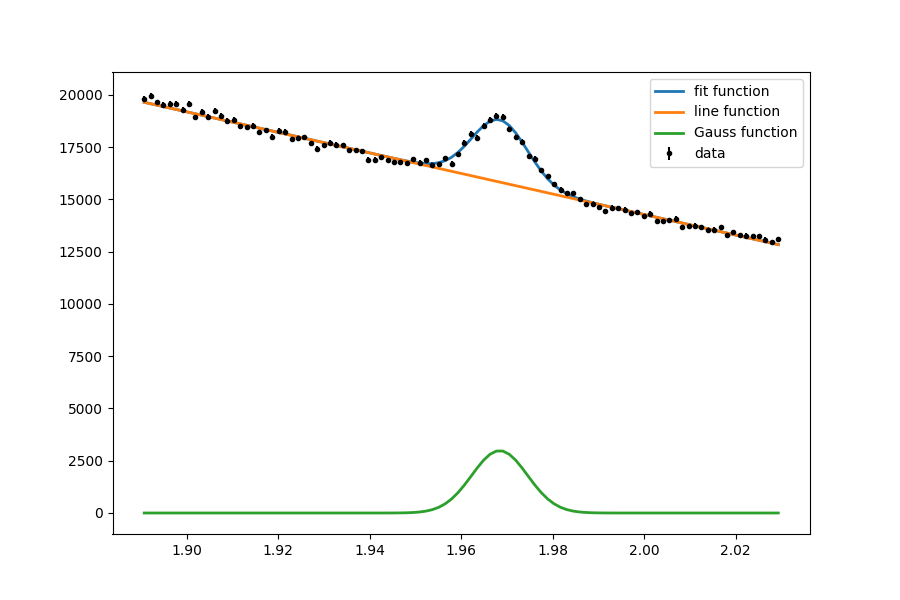

Reproduce this figure in Python.
import matplotlib.pyplot as plt
import numpy as np
import copy


def readFile2List(str):
    '''Read data from sample file'''
    file = open(str, 'r+')
    line = file.readline()
    ListX = []
    ListY = []
    ListSigmaY = []
    Nevt = 0
    while line:
        a = line.split()
        if(Nevt % 1 == 0):
            ListX.append(float(a[1]))
            ListY.append(float(a[2]))
            ListSigmaY.append(float(a[3]))
        line = file.readline()
        Nevt = Nevt+1
        # if Nevt == 10:
        #     break

    file.close()
    return Nevt, ListX, ListY, ListSigmaY


def GaussFunction(x, mean, sigma):
    y = (1/(np.sqrt(2*np.pi)*sigma)) * \
        np.exp(-((x-mean)*(x-mean))/(2*(sigma)*(sigma)))
    return y


def Polynomial(x, a=0, b=0, c=0, d=0, e=0, f=0, g=0):
    y = a+b*x+c*x*x+d*x*x*x+e*x*x*x*x+f*x*x*x*x*x+g*x*x*x*x*x*x
    return y


def LinePassPoint(x, a=0, x0=1.96, y0=7.14):
    y = a*(x-x0)+y0
    return y


def PDF(x, Alpha_A):
    PDF_A = 0.0014*((Alpha_A[0] * GaussFunction(x, Alpha_A[2], Alpha_A[3])) + (Alpha_A[1] * LinePassPoint(
        x, Alpha_A[4])))
    return PDF_A


def Amatrix(x, Alpha_A):
    #print('---------------------------Calculate A----------------------------')
    NP = Alpha_A.shape[0]
    NX = x.shape[0]
    AA = np.zeros(shape=(NP, NX))
    h = 1e-6
    for i in range(NP):
        d_alphap = copy.deepcopy(Alpha_A)
        d_alpham = copy.deepcopy(Alpha_A)
        d_alphap[i] = d_alphap[i] + h
        d_alpham[i] = d_alpham[i] - h
        dF = (PDF(x, d_alphap)-PDF(x, d_alpham))/(2*h)
        AA[i] = dF.T
    return copy.deepcopy(AA.T)


if __name__ == '__main__':

    datafile = '/mnt/f/ALG_Learning/HIST_LSF/sample/dataSample.dat'
    Nevt, dataX, dataY, SigmaY = readFile2List(datafile)
    dataX = np.array(dataX).reshape(-1, 1)
    dataY = np.array(dataY).reshape(-1, 1)
    # SigmaY = np.array(SigmaY).reshape(-1, 1)
    # print(dataX)
    # print(dataX.shape[0])

    # '''Print the dataSimple to test'''
    # for idx in range(Nevt):
    #    print(idx, dataX[idx], dataY[idx], SigmaY[idx])

    # '''Plot the GaussFunction to test'''
    # x = np.linspace(1.89, 2.03, 100)
    # y = (GaussFunction(x, 1.97, 0.01))
    # result = sum(y*(2.03-1.89)/100)
    # print(result)
    # plt.plot(x, y)
    # plt.show()

    # '''Plot the Polynomial to test'''
    # x = np.linspace(1.89, 2.03, 100)
    # y = (Polynomial(x, 1))

    '''Fit Start'''
    Nevent = 1656709.0
    '''Nsig,Nbkg,meanGauss,sigmaGauss,a,b,c,d,e,f,g (11parameters)'''
    alpha = (
        np.array([[0.2*Nevent, 0.8*Nevent, 1.97, 0.01, 1]])).reshape(-1, 1)

    '''Vy'''
    vy = np.diag(SigmaY)
    Vy = np.dot(vy, vy)
    Vy_I = np.linalg.inv(Vy)

    '''chi2'''
    chi2_A = 0.

    for D in range(100):
        Alpha_A = copy.deepcopy(alpha)
        '''F(alpha)=F(alpha_A)+ A*eta'''
        F_A = PDF(dataX, Alpha_A)
        # plt.plot(dataX.T[0], F_A.T[0], label='fit function')
        # plt.show()
        # print(D)
        A = Amatrix(dataX, Alpha_A)

        '''dy'''
        dy = dataY-F_A

        '''VA'''
        # print('det(VA_I):', np.linalg.det(np.dot(np.dot(A.T, Vy_I), A)))
        VA_I = np.dot(np.dot(A.T, Vy_I), A)
        # print('VA_I', VA_I)
        VA = np.linalg.inv(VA_I)
        # print('VA:', VA.shape)

        '''eta = alpha - alpha_A'''
        eta = np.dot(np.dot(np.dot(VA, A.T), Vy_I), dy)
        alpha = eta+Alpha_A
        # print(alpha.T)

        '''chi2'''
        chi2 = np.dot(np.dot((dy-np.dot(A, eta)).T, Vy_I),
                      (dy-np.dot(A, eta)))
        if(np.abs(chi2-chi2_A) < 0.00001):
            print('\n----------------------------------------------------')
            print("D: ", D, "chi2: ", float(chi2))
            print('-----')
            print('Alpha: ')
            print("    Nsig      Nbkg       mean       sigma         k")
            print(format(alpha.T[0][0], '.4e'), format(alpha.T[0][1], '.4e'), format(
                alpha.T[0][2], '.4e'), format(alpha.T[0][3], '.4e'), format(alpha.T[0][4], '.4e'))
            print('-----')
            print('VA: ')
            for i in range(VA.shape[0]):
                for j in range(VA.shape[1]):
                    print(format(VA[i][j], '.4e'), end='  ')
                print('')

            break
        print('\n----------------------------------------------------')
        print("D: ", D, "chi2: ", float(chi2))
        print('-----')
        print("    Nsig      Nbkg       mean       sigma         k")
        print(format(alpha.T[0][0], '.4e'), format(alpha.T[0][1], '.4e'), format(
            alpha.T[0][2], '.4e'), format(alpha.T[0][3], '.4e'), format(alpha.T[0][4], '.4e'))

        chi2_A = chi2+0.
        if(chi2 < 100):
            break

    NewF = PDF(dataX, alpha)

    fig, ax = plt.subplots(1, 1, figsize=(9, 6))
    ax.errorbar(dataX.T[0], dataY.T[0], yerr=SigmaY, fmt='.k', label='data')
    ax.plot(dataX.T[0], NewF.T[0], linewidth=2, label='fit function')
    yline = 0.0014*alpha[1]*LinePassPoint(dataX.T[0], alpha[4])
    ax.plot(dataX.T[0], yline, linewidth=2, label='line function')
    ygauss = 0.0014*alpha[0]*GaussFunction(dataX.T[0], Alpha_A[2], Alpha_A[3])
    ax.plot(dataX.T[0], ygauss, linewidth=2, label='Gauss function')
    ax.legend()
    plt.savefig("LSF.png")
    plt.show()
